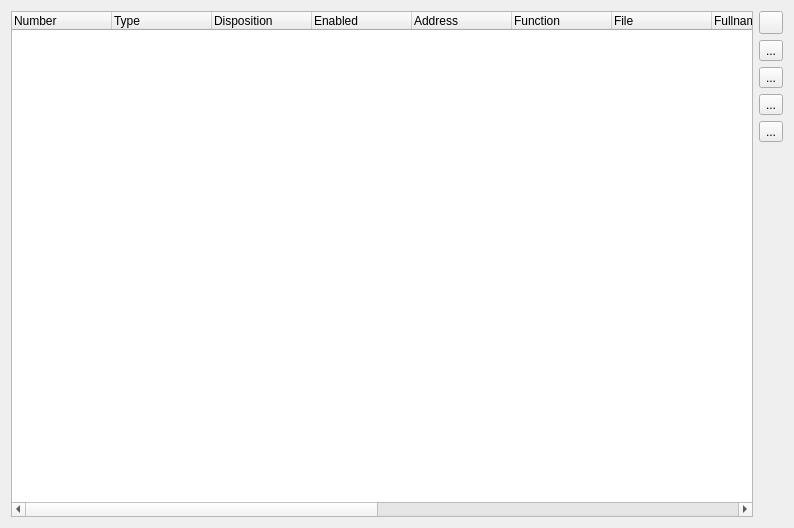
<?xml version="1.0" encoding="UTF-8"?>
<ui version="4.0">
 <class>SeerWatchpointsBrowserWidgetForm</class>
 <widget class="QWidget" name="SeerWatchpointsBrowserWidgetForm">
  <property name="geometry">
   <rect>
    <x>0</x>
    <y>0</y>
    <width>794</width>
    <height>528</height>
   </rect>
  </property>
  <property name="windowTitle">
   <string>Form</string>
  </property>
  <layout class="QGridLayout" name="gridLayout">
   <item row="0" column="0">
    <widget class="QTreeWidget" name="watchpointsTreeWidget">
     <property name="columnCount">
      <number>15</number>
     </property>
     <column>
      <property name="text">
       <string>Number</string>
      </property>
     </column>
     <column>
      <property name="text">
       <string>Type</string>
      </property>
     </column>
     <column>
      <property name="text">
       <string>Disposition</string>
      </property>
     </column>
     <column>
      <property name="text">
       <string>Enabled</string>
      </property>
     </column>
     <column>
      <property name="text">
       <string>Address</string>
      </property>
     </column>
     <column>
      <property name="text">
       <string>Function</string>
      </property>
     </column>
     <column>
      <property name="text">
       <string>File</string>
      </property>
     </column>
     <column>
      <property name="text">
       <string>Fullname</string>
      </property>
     </column>
     <column>
      <property name="text">
       <string>Line</string>
      </property>
     </column>
     <column>
      <property name="text">
       <string>Thread Groups</string>
      </property>
     </column>
     <column>
      <property name="text">
       <string>Times</string>
      </property>
     </column>
     <column>
      <property name="text">
       <string>Expression</string>
      </property>
     </column>
     <column>
      <property name="text">
       <string>Value</string>
      </property>
     </column>
     <column>
      <property name="text">
       <string>New Value</string>
      </property>
     </column>
     <column>
      <property name="text">
       <string>Used</string>
      </property>
     </column>
    </widget>
   </item>
   <item row="0" column="1">
    <layout class="QVBoxLayout" name="verticalLayout">
     <item>
      <widget class="QToolButton" name="refreshWatchpointsToolButton">
       <property name="toolTip">
        <string>Refresh the list of watchpoints.</string>
       </property>
       <property name="text">
        <string/>
       </property>
       <property name="icon">
        <iconset resource="../SeeDataStructureRc.qrc">
         <normaloff>:/resources/RelaxLightIcons/view-refresh.svg</normaloff>:/resources/RelaxLightIcons/view-refresh.svg</iconset>
       </property>
      </widget>
     </item>
     <item>
      <widget class="QToolButton" name="addWatchpointToolButton">
       <property name="toolTip">
        <string>Add a new watchpoint.</string>
       </property>
       <property name="text">
        <string>...</string>
       </property>
       <property name="icon">
        <iconset resource="../SeeDataStructureRc.qrc">
         <normaloff>:/resources/RelaxLightIcons/document-new.svg</normaloff>:/resources/RelaxLightIcons/document-new.svg</iconset>
       </property>
      </widget>
     </item>
     <item>
      <widget class="QToolButton" name="deleteWatchpointsToolButton">
       <property name="toolTip">
        <string>Delete selected watchpoints.</string>
       </property>
       <property name="text">
        <string>...</string>
       </property>
       <property name="icon">
        <iconset resource="../SeeDataStructureRc.qrc">
         <normaloff>:/resources/RelaxLightIcons/edit-delete.svg</normaloff>:/resources/RelaxLightIcons/edit-delete.svg</iconset>
       </property>
      </widget>
     </item>
     <item>
      <widget class="QToolButton" name="enableWatchpointsToolButton">
       <property name="toolTip">
        <string>Enable selected watchpoints.</string>
       </property>
       <property name="text">
        <string>...</string>
       </property>
       <property name="icon">
        <iconset resource="../SeeDataStructureRc.qrc">
         <normaloff>:/resources/RelaxLightIcons/list-add.svg</normaloff>:/resources/RelaxLightIcons/list-add.svg</iconset>
       </property>
      </widget>
     </item>
     <item>
      <widget class="QToolButton" name="disableWatchpointsToolButton">
       <property name="toolTip">
        <string>Disable selected watchpoints.</string>
       </property>
       <property name="text">
        <string>...</string>
       </property>
       <property name="icon">
        <iconset resource="../SeeDataStructureRc.qrc">
         <normaloff>:/resources/RelaxLightIcons/list-remove.svg</normaloff>:/resources/RelaxLightIcons/list-remove.svg</iconset>
       </property>
      </widget>
     </item>
     <item>
      <spacer name="verticalSpacer">
       <property name="orientation">
        <enum>Qt::Vertical</enum>
       </property>
       <property name="sizeHint" stdset="0">
        <size>
         <width>20</width>
         <height>40</height>
        </size>
       </property>
      </spacer>
     </item>
    </layout>
   </item>
  </layout>
 </widget>
 <resources>
  <include location="../SeeDataStructureRc.qrc"/>
 </resources>
 <connections/>
</ui>
